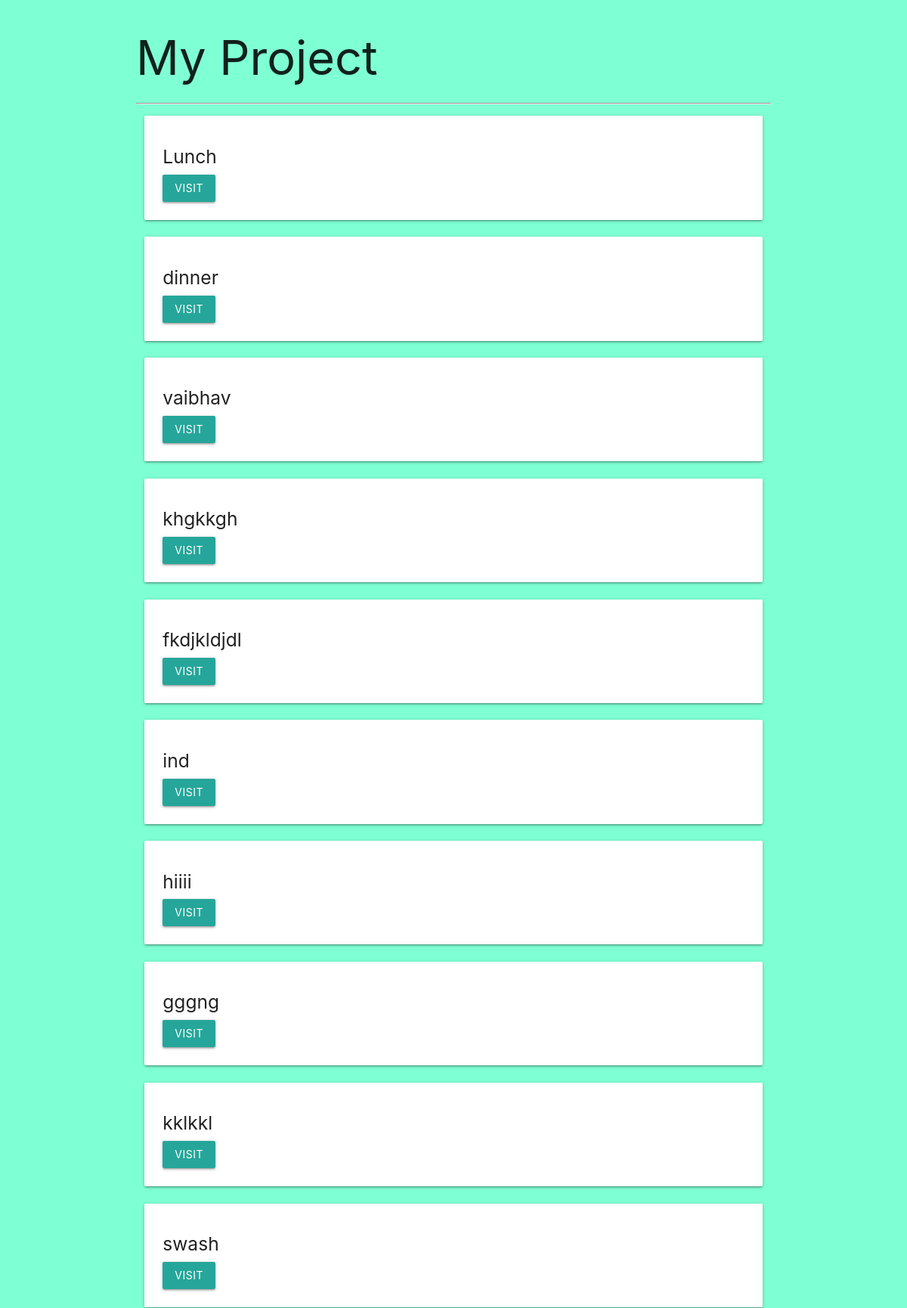
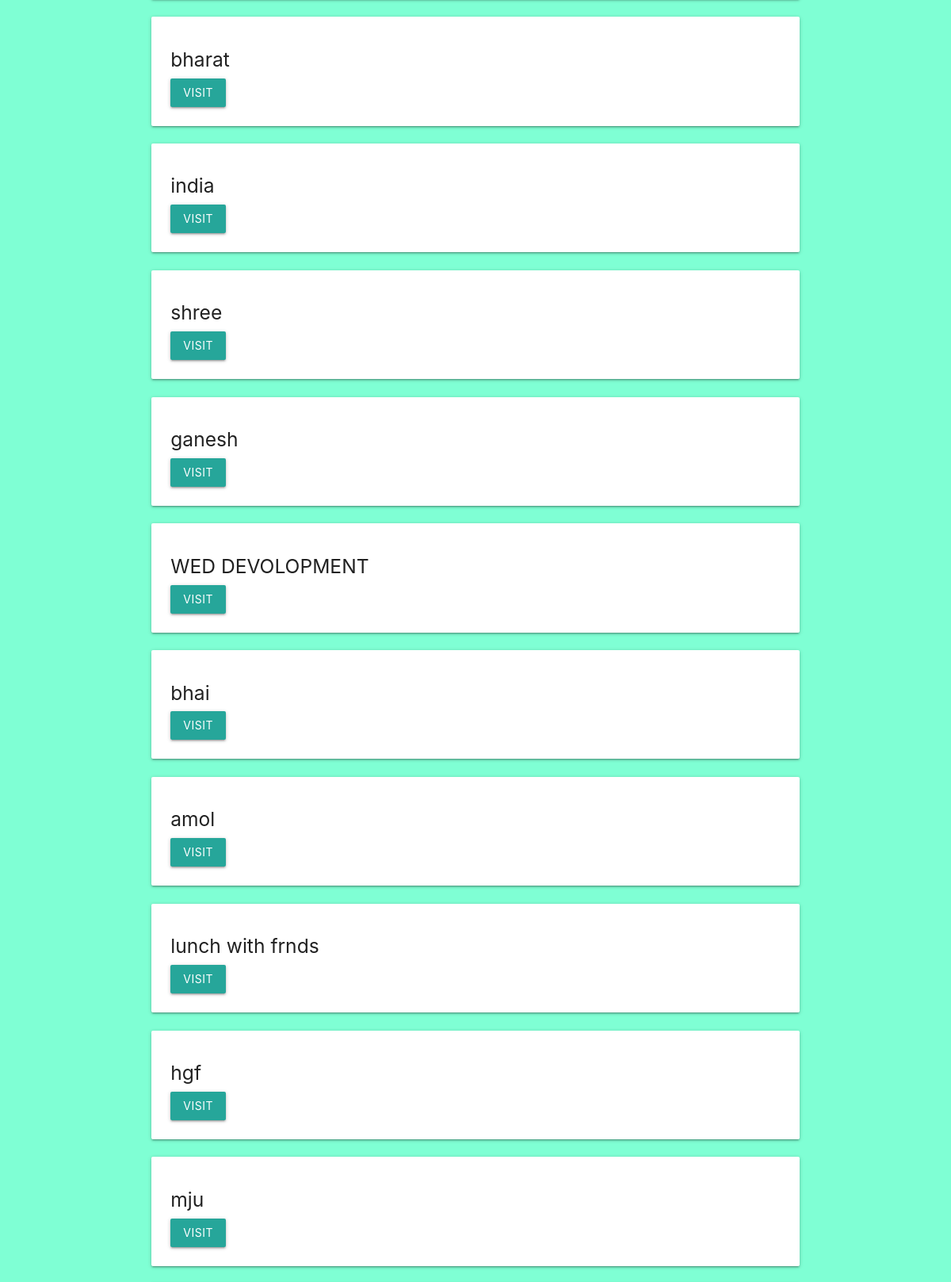
The page / (upper part) on the database its author committed (2 pictures, top to bottom).
### budget/models.py (models this page shows, shortened)
class Project(models.Model):
    name=models.CharField(max_length=100)
    slug=models.SlugField(max_length=100, unique=True, blank=True)
    budget=models.IntegerField()

### budget/views.py (the view)
# urls.py: path('',views.project_list,name='list'),
def project_list(request):
    project_list = Project.objects.all()
    return render(request,'budget/project-list.html',{'project_list':project_list})

### budget/templates/budget/project-list.html (shortened to what this page needs)
{% extends 'budget/base.html' %}
{% block content %}
    <div class="container">
    <h1>My Project</h1>
        <hr>
    <div class="row">
        {% for project in project_list %}
        <div class="col s12 md6 xl3">
            <div class="card-panel">
                <h5>{{ project.name }}</h5>
                <a href="{% url 'detail' project.slug %}" class="btn">Visit</a>
            </div>
        </div>
    {% endfor %}
    </div>
</div>
{% endblock %}

### budget/templates/budget/base.html (shortened to what this page needs)
{% load static %}
<!DOCTYPE html>
<html lang="en">
<head>
    <link rel="stylesheet" href="{% static 'css/styles.css' %}">
    <link rel="stylesheet" href="https://cdnjs.cloudflare.com/ajax/libs/materialize/1.0.0-rc.2/css/materialize.min.css">
</head>
<body>
    {% block content %}
    {% endblock %}
</body>
</html>

### budget/static/css/styles.css (style rules this page uses)
html { font-family: 'montserrat'; background-color:aquamarine; }
.row { margin: 0!important; padding-bottom: 10px; }

### rows shown on the page
Project: name "Lunch"
Project: name "dinner"
Project: name "vaibhav"
Project: name "khgkkgh"
Project: name "fkdjkldjdl"
Project: name "ind"
Project: name "hiiii"
Project: name "gggng"
Project: name "kklkkl"
Project: name "swash"
Project: name "bharat"
Project: name "india"
Project: name "shree"
Project: name "ganesh"
Project: name "WED DEVOLOPMENT"
Project: name "bhai"
Project: name "amol"
Project: name "lunch with frnds"
Project: name "hgf"
Project: name "mju"
